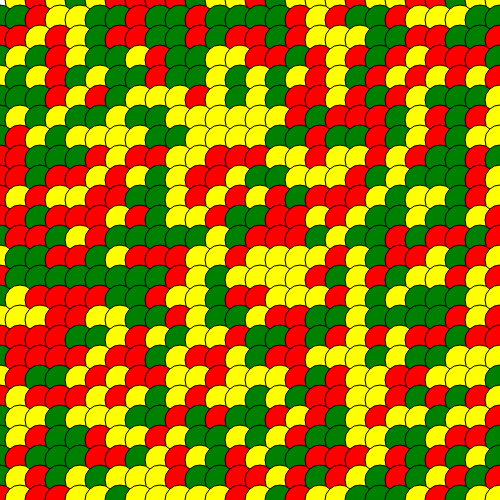
Frame 1 (no input)
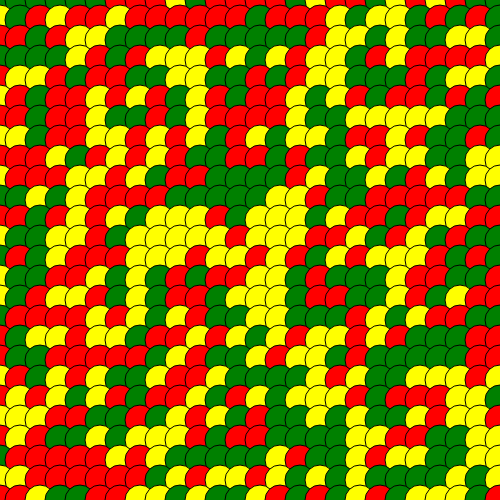
Frame 60 (no input)
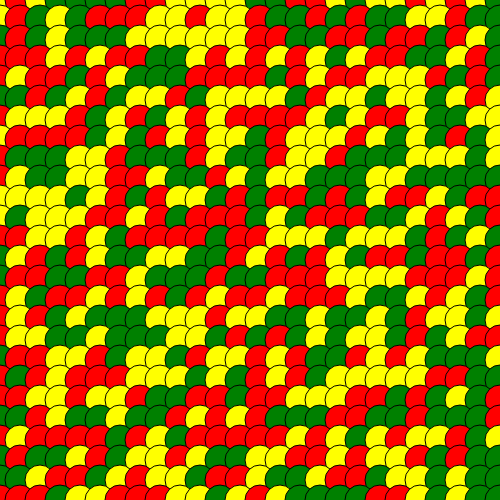
Frame 120 (the mouse pressed at the canvas centre since frame 60)

The p5.js sketch that drew these frames (run headless with seeded random() and noise() and a simulated clock; from frame 60 on, the mouse is pressed at the canvas centre):

// p5.js sketch
// ── sketch.js
//Imitating blinking surface of the lake


function setup() {
  createCanvas(500, 500);
}

function draw() {
  background(100);
//draw and loop the circles
  //let the circles pile up
  for (let circleY = 0; circleY <= 500; circleY += 20) {
    for (let circleX = 0; circleX <= 500; circleX += 20) {
      circle(circleX, circleY, 30);
      fill(random(['red', 'green', 'yellow']))
    }
  }
}
